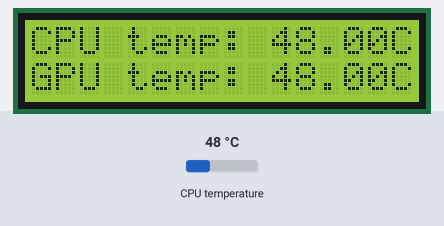
The program below on a simulated Raspberry Pi (BCM pin numbers). Shown: 16×2 character LCD. Inputs (shaded band) come from the test bench; at power-on: CPU temperature 48 °C.

Above: at 1.4 s.
1.5 s: CPU temperature set to 31 °C
At 6.6 s:
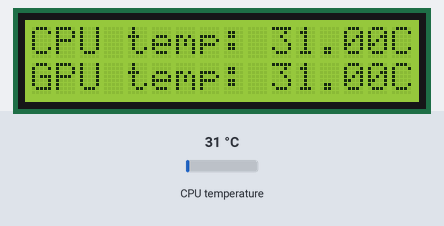
7.0 s: CPU temperature set to 44 °C
At 11.1 s:
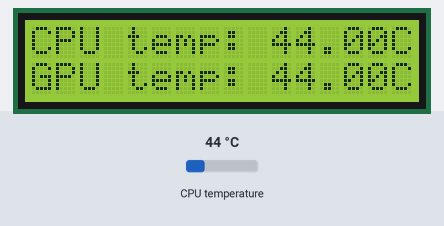
12.1 s: CPU temperature set to 58 °C
At 16.9 s:
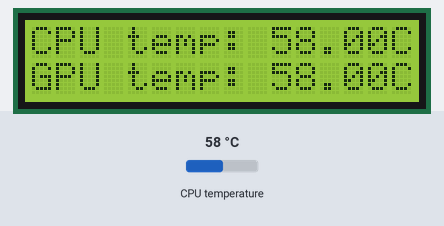
Timing chart, 0 to 18.4 s (numbered marks = the images above; inputs shaded):
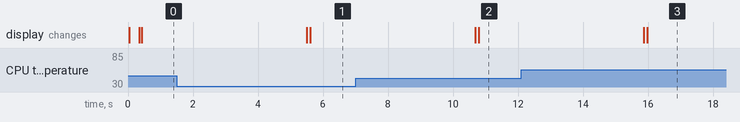

Measured:
- after the input at 1.5 s, the display: first changes after 4.0 s (image 1 shows a later state)
- after the input at 7.0 s, the display: first changes after 3.7 s (image 2 shows a later state)
- after the input at 12.1 s, the display: first changes after 3.8 s (image 3 shows a later state)

The program:

temp.py
```python
import lcddriver
import time
import commands

display = lcddriver.lcd()

def get_cpu_tempC():
        tempFile = open("/sys/class/thermal/thermal_zone0/temp")
        cpu_temp = tempFile.read()
        tempFile.close()
        return float(cpu_temp)/1000

def get_gpu_tempC():
        gpu_temp = commands.getoutput( '/opt/vc/bin/vcgencmd measure_temp' ).replace( 'temp=', '' ).replace( '\'C', '' )
        return float(gpu_temp)

while True:
        try:
                cpu_tempC = get_cpu_tempC()
                gpu_tempC = get_gpu_tempC()

                cpuT = "CPU temp: %.2f" % cpu_tempC
                gpuT = "GPU temp: %.2f" % gpu_tempC

                display.display_string(cpuT + "C", 1)
                display.display_string(gpuT + "C", 2)
                time.sleep(5)
        except KeyboardInterrupt:
                print("KeyboardInterrupt - Cleaning up!")
                display.clear()
                exit()
```

lcddriver.py
```python
import i2c_lib
from time import sleep

# LCD Address
#ADDRESS = 0x3F
ADDRESS = 0x27

# I2C bus
BUS = 1

# commands
LCD_CLEARDISPLAY = 0x01
LCD_RETURNHOME = 0x02
LCD_ENTRYMODESET = 0x04
LCD_DISPLAYCONTROL = 0x08
LCD_CURSORSHIFT = 0x10
LCD_FUNCTIONSET = 0x20
LCD_SETCGRAMADDR = 0x40
LCD_SETDDRAMADDR = 0x80

# flags for display entry mode
LCD_ENTRYRIGHT = 0x00
LCD_ENTRYLEFT = 0x02
LCD_ENTRYSHIFTINCREMENT = 0x01
LCD_ENTRYSHIFTDECREMENT = 0x00

# flags for display on/off control
LCD_DISPLAYON = 0x04
LCD_DISPLAYOFF = 0x00
LCD_CURSORON = 0x02
LCD_CURSOROFF = 0x00
LCD_BLINKON = 0x01
LCD_BLINKOFF = 0x00

# flags for display/cursor shift
LCD_DISPLAYMOVE = 0x08
LCD_CURSORMOVE = 0x00
LCD_MOVERIGHT = 0x04
LCD_MOVELEFT = 0x00

# flags for function set
LCD_8BITMODE = 0x10
LCD_4BITMODE = 0x00
LCD_2LINE = 0x08
LCD_1LINE = 0x00
LCD_5x10DOTS = 0x04
LCD_5x8DOTS = 0x00

# flags for backlight control
LCD_BACKLIGHT = 0x08
LCD_NOBACKLIGHT = 0x00

En = 0b00000100 # Enable bit
Rw = 0b00000010 # Read/Write bit
Rs = 0b00000001 # Register select bit

class lcd:
  """
  Class to control the 16x2 I2C LCD display from sainsmart from the Raspberry Pi
  """

  def __init__(self):
    """Setup the display, turn on backlight and text display + ...?"""
    self.device = i2c_lib.i2c_device(ADDRESS, BUS)

    self.write(0x03)
    self.write(0x03)
    self.write(0x03)
    self.write(0x02)

    self.write(LCD_FUNCTIONSET | LCD_2LINE | LCD_5x8DOTS | LCD_4BITMODE)
    self.write(LCD_DISPLAYCONTROL | LCD_DISPLAYON)
    self.write(LCD_CLEARDISPLAY)
    self.write(LCD_ENTRYMODESET | LCD_ENTRYLEFT)
    sleep(0.2)

  def strobe(self, data):
    """clocks EN to latch command"""
    self.device.write_cmd(data | En | LCD_BACKLIGHT)
    sleep(0.0005)
    self.device.write_cmd(((data & ~En) | LCD_BACKLIGHT))
    sleep(0.001)

  def write_four_bits(self, data):
    self.device.write_cmd(data | LCD_BACKLIGHT)
    self.strobe(data)

  def write(self, cmd, mode=0):
    """write a command to lcd"""
    self.write_four_bits(mode | (cmd & 0xF0))
    self.write_four_bits(mode | ((cmd << 4) & 0xF0))

  def display_string(self, string, line):
    if line == 1:
       self.write(0x80)
    if line == 2:
       self.write(0xC0)
    if line == 3:
       self.write(0x94)
    if line == 4:
       self.write(0xD4)

    for char in string:
       self.write(ord(char), Rs)

  def clear(self):
    """clear lcd and set to home"""
    self.write(LCD_CLEARDISPLAY)
    self.write(LCD_RETURNHOME)

  def backlight_off(self):
    """turn off backlight, anything that calls write turns it on again"""
    self.device.write_cmd(LCD_NOBACKLIGHT)

  def display_off(self):
    """turn off the text display"""
    self.write(LCD_DISPLAYCONTROL | LCD_DISPLAYOFF)

  def display_on(self):
    """turn on the text display"""
    self.write(LCD_DISPLAYCONTROL | LCD_DISPLAYON)
```

i2c_lib.py
```python
import smbus
from time import *

class i2c_device:
   def __init__(self, addr, port=1):
      self.addr = addr
      self.bus = smbus.SMBus(port)

# Write a single command
   def write_cmd(self, cmd):
      self.bus.write_byte(self.addr, cmd)
      sleep(0.0001)

# Write a command and argument
   def write_cmd_arg(self, cmd, data):
      self.bus.write_byte_data(self.addr, cmd, data)
      sleep(0.0001)

# Write a block of data
   def write_block_data(self, cmd, data):
      self.bus.write_block_data(self.addr, cmd, data)
      sleep(0.0001)

# Read a single byte
   def read(self):
      return self.bus.read_byte(self.addr)

# Read
   def read_data(self, cmd):
      return self.bus.read_byte_data(self.addr, cmd)

# Read a block of data
   def read_block_data(self, cmd):
      return self.bus.read_block_data(self.addr, cmd)
```
